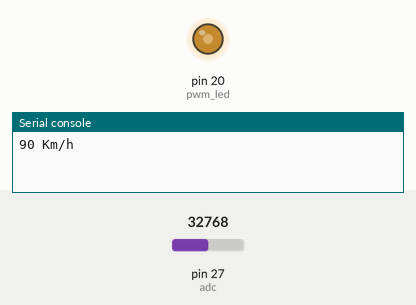
Simulated run of this program. Board: MicroPython board. Parts: output pins drawn as LEDs (lit = HIGH), the last lines printed to the serial console. Inputs (shaded band) come from the test bench; at power-on: pin 27 (adc) = 32768 (analog values on the 0–65535 scale).

Above: at 1.2 s.
1.3 s: pin 27 (adc) set to 45874
At 3.3 s:
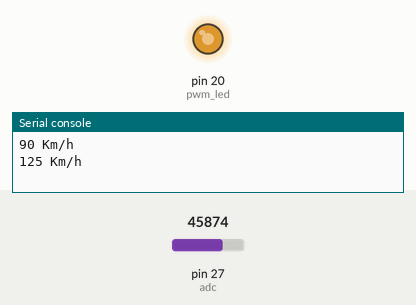
4.0 s: pin 27 (adc) set to 57670
At 4.9 s:
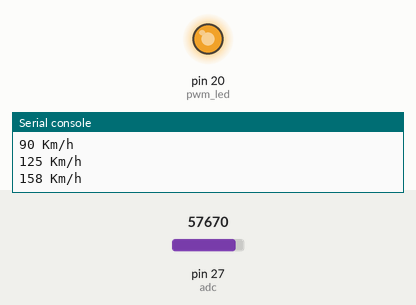
6.7 s: pin 27 (adc) set to 7864
At 9.1 s:
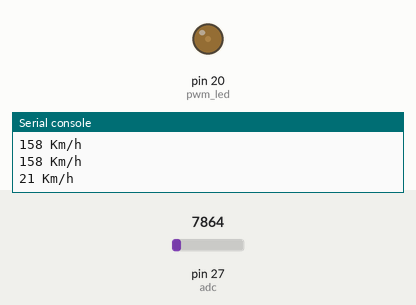
9.5 s: pin 27 (adc) set to 0
At 10.7 s:
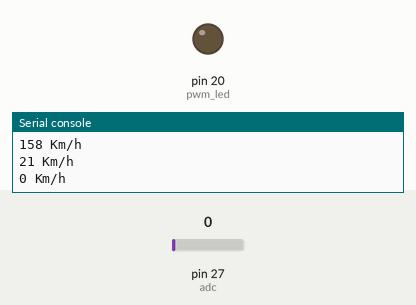
Timing chart, 0 to 12.5 s (numbered marks = the images above; inputs shaded):
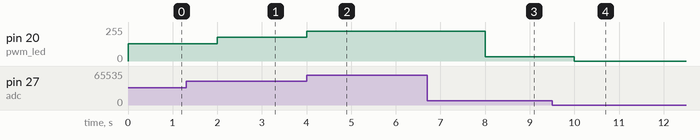

Measured:
- after the input at 1.3 s, pin 20 (pwm_led): 128/255 → 178/255 after 0.70 s
- after the input at 4.0 s, pin 20 (pwm_led): 178/255 → 224/255 at once
- after the input at 6.7 s, pin 20 (pwm_led): 224/255 → 31/255 after 1.3 s
- after the input at 9.5 s, pin 20 (pwm_led): 31/255 → 0/255 after 0.50 s

The program:

sender.py
```python
import time
from machine import Pin, ADC, PWM, UART
uart = UART(0, baudrate=115200, tx=Pin(0), rx=Pin(1))
adc = ADC(Pin(27, mode=Pin.IN))
pwm_led = PWM(Pin(20,mode=Pin.OUT))
pwm_led.freq(1_000)

while True:
    val = adc.read_u16()
    print(int(val* (180 / 65535)), "Km/h")
    uart.write(str(int(val* (180 / 65535))))

    pwm_led.duty_u16(val)
    time.sleep_ms(2000)
```
